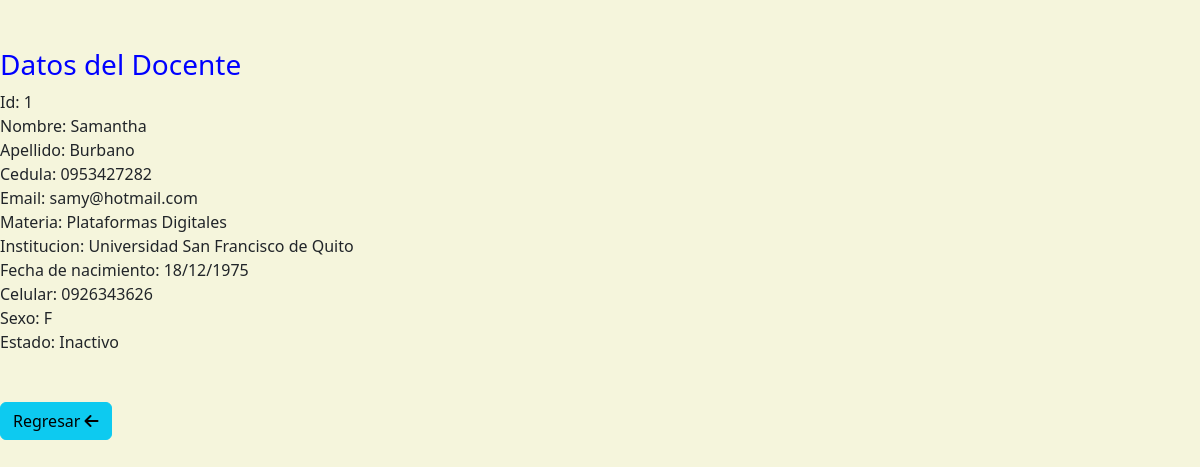
Page /ver_docente/1 on the earlier database version.
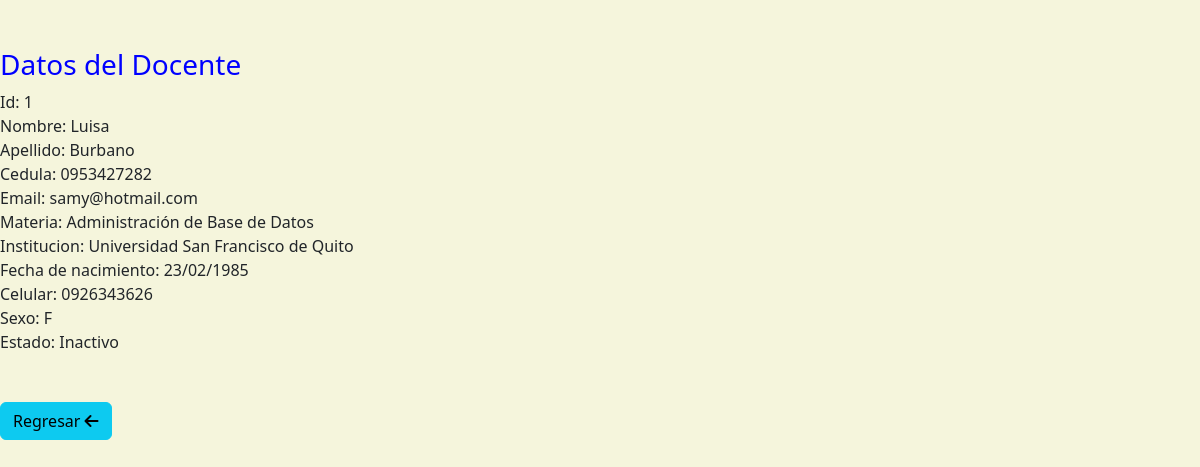
Same page on the later database version.
### docentes/models.py (models this page shows)
class Docente(models.Model):
    SEXO = [
        ("M", "Masculino"),
        ("F", "Femenino"),
    ]
    nombre = models.CharField(max_length=20)
    apellido = models.CharField(max_length=20)
    cedula = models.CharField(max_length=10)
    sexo = models.CharField(max_length=1, choices=SEXO, null=True)
    email = models.CharField(max_length=50)
    institucion = models.ForeignKey(Institucion, on_delete=models.SET_NULL, null=True)
    materia = models.ForeignKey(Materia, on_delete=models.SET_NULL, null=True)
    fecha_de_nacimiento = models.CharField(max_length=50)
    celular = models.CharField(max_length=10)
    activo = models.BooleanField(default=True)
    def __str__(self):
        return f'{self.id} - {self.apellido}  {self.nombre}'

class Materia(models.Model):
    nombre = models.CharField(max_length=100)
    horas = models.IntegerField(null=True)
    institucion = models.ForeignKey(Institucion, on_delete=models.SET_NULL, null=True)
    alumno = models.ForeignKey(Alumno, on_delete=models.SET_NULL, null=True)
    def __str__(self):
        return f'{self.nombre}'

class Institucion(models.Model):
    nombre = models.CharField(max_length=100, null=True)
    direccion = models.CharField(max_length=100, null=True)
    numero = models.CharField(max_length=10, null=True)
    def __str__(self):
        return f'{self.nombre}'

### docentes/views.py (the view)
# urls.py: path('ver_docente/<int:id>', ver_docente),
def ver_docente(request, id):
    docente = get_object_or_404(Docente, pk=id)
    datos ={'docente': docente}
    print(docente)
    pagina = loader.get_template('docentes/ver.html')
    return HttpResponse(pagina.render(datos, request))

### docentes/templates/docentes/ver.html (shortened to what this page needs)
<!DOCTYPE html>
<html lang="en">
<head>
    {% load static %}
    <link href="{% static 'fontawesomefree/css/fontawesome.css' %}" rel="stylesheet" type="text/css">
    <link href="{% static 'fontawesomefree/css/brands.css' %}" rel="stylesheet" type="text/css">
    <link href="{% static 'fontawesomefree/css/solid.css' %}" rel="stylesheet" type="text/css">
    <link href="https://cdn.jsdelivr.net/npm/bootstrap@5.3.2/dist/css/bootstrap.min.css" rel="stylesheet">
</head>
<body>
    <br>
    <br>
    <h3>Datos del Docente</h3>
Id: {{docente.id}}<br>
Nombre: {{docente.nombre}}<br>
Apellido: {{docente.apellido}}<br>
Cedula: {{docente.cedula}}<br>
Email: {{docente.email}}<br>
Materia: {{docente.materia}}<br>
Institucion: {{docente.institucion}}<br>
Fecha de nacimiento: {{docente.fecha_de_nacimiento}}<br>
Celular: {{docente.celular}}<br>
Sexo: {{docente.sexo}}<br>
Estado: {% if docente.activo %}
                            Activo
                      {% else %}
                            Inactivo
                      {% endif %}<br>
    <br>
    <br>
    <a href="{%url 'inicio'%}" class="btn btn-info">Regresar <i class="fa-solid fa-arrow-left"></i></a><br>
</body>
</html>

Differences in the rows shown:
changed Docente "Burbano": nombre "Samantha" → "Luisa"; materia "Plataformas Digitales" → "Administración de Base de Datos"; fecha_de_nacimiento "18/12/1975" → "23/02/1985"
